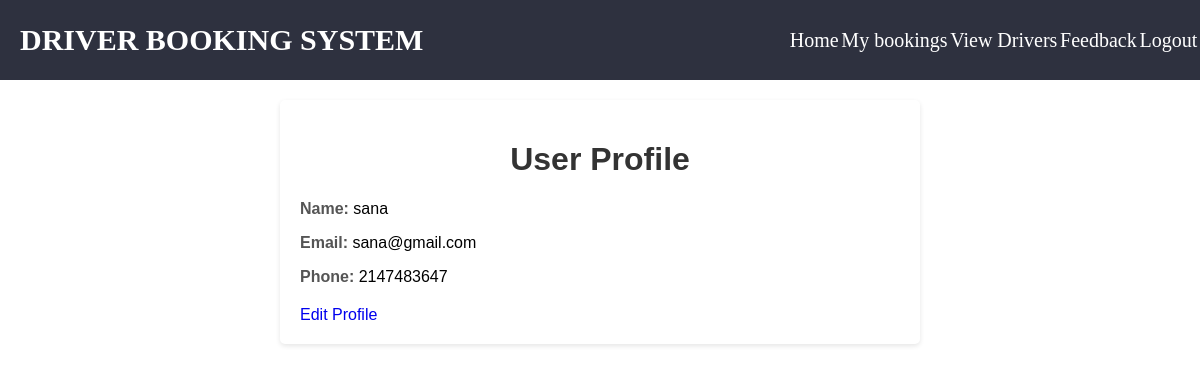
Screenshot of /userprofile.php (signed in) with the database file from the repository.
### tables this page shows
CREATE TABLE `users` (
  `username` varchar(50) NOT NULL,
  `phno` varchar(22) NOT NULL,
  `email` varchar(40) NOT NULL,
  `pwd` varchar(30) NOT NULL,
  `user_type` varchar(25) NOT NULL,
  `user_id` int(10) NOT NULL,
  `district` varchar(50) NOT NULL
);

### userprofile.php (the view, shortened to what this page needs)
<?php
$conn = mysqli_connect("localhost", "root", "", "driver_booking_system");
$user_id = $_SESSION['user_id'] ?? null;
$user = null;
if ($user_id) {
    $user_sql = "SELECT * FROM users WHERE user_id = '$user_id'";
    $user_result = mysqli_query($conn, $user_sql);
    if ($user_result && mysqli_num_rows($user_result) > 0) {
        $user = mysqli_fetch_assoc($user_result);
    }
}
?>
<!DOCTYPE html>
<html>
<head>
    <link rel="stylesheet" href="userprofile.css">
</head>
<body>
<nav class="nanbar">
    <div class="navbar">
        <h2 class="hdng">DRIVER BOOKING SYSTEM</h2>
        <div class="link">
            <a href="userdashboard.html">Home</a>
            <a href="">My bookings</a>
            <a href="view_drivers.php">View Drivers</a>
            <a href="feedback.php">Feedback</a>
            <a href="logout.php">Logout</a>
        </div>
    </div>
</nav>
<div class="container">
    <h1>User Profile</h1>
    <?php if ($user): ?>
        <div class="profile-info">
            <p><strong>Name:</strong> <span id="userName"><?php echo htmlspecialchars($user['username']); ?></span></p>
            <p><strong>Email:</strong> <span id="userEmail"><?php echo htmlspecialchars($user['email']); ?></span></p>
            <p><strong>Phone:</strong> <span id="userPhone"><?php echo htmlspecialchars($user['phno']); ?></span></p>
        </div>
        <a href="?edit=true">Edit Profile</a>
    <?php else: ?>
        <p>User not found.</p>
    <?php endif; ?>
</div>
</body>
</html>

### userprofile.css (style rules this page uses)
body { font-family: Arial, sans-serif; margin: 0; padding: 0; }
a { text-decoration: none; }
.nanbar { width: 100%; height: 80px; background-color:rgba(1, 4, 21, 0.821); display: flex; justify-content: center; align-items: center; }
.navbar { width: 100%; height: 80px; display: flex; justify-content: space-between; align-items: center; padding-left: 20px; }
.hdng { font-size: 30px; color: white; font-family: 'Times New Roman', Times, serif; }
.link { width: 35%; height: 80px; display: flex; justify-content: space-evenly; align-items: center; padding-left: 60px; }
.link a { text-decoration: none; font-family: bold; color: rgb(255, 255, 255); font-size: 20px; }
.container { max-width: 600px; margin: 20px auto; padding: 20px; background-color: #fff; border-radius: 5px; box-shadow: 0 2px 5px rgba(0, 0, 0, 0.1); }
h1 { text-align: center; color: #333; }
.profile-info { margin-bottom: 20px; }
strong { color: #555; }

### rows the page displays
users: username "sana", email "sana@gmail.com", phno "2147483647"
